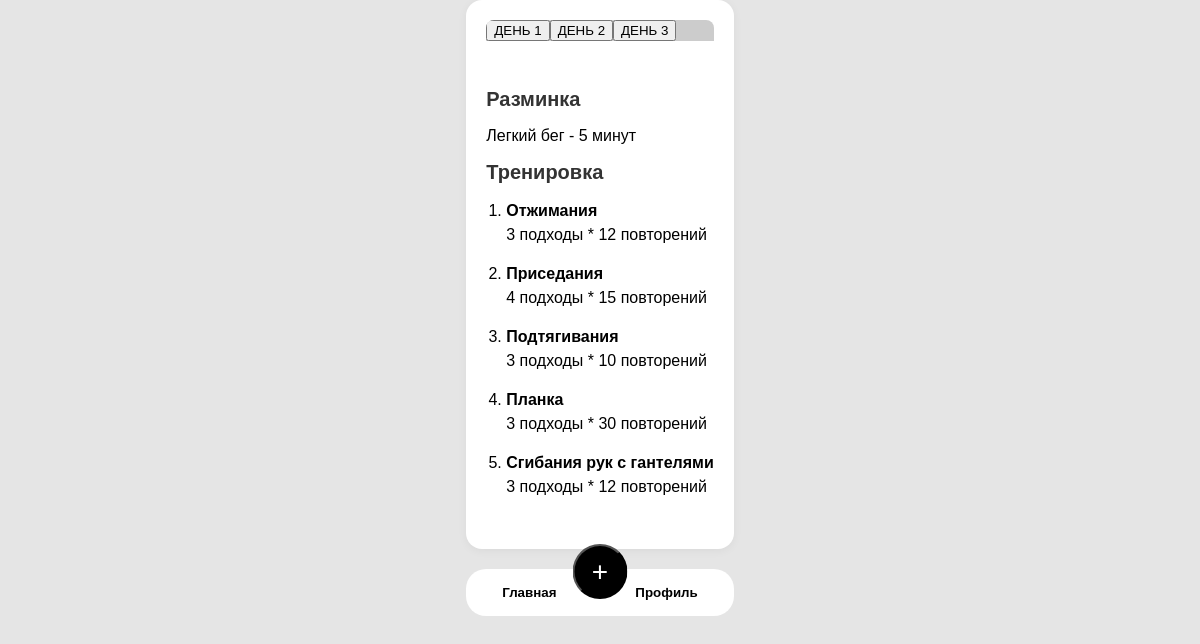
Screenshot of /train (signed in) with the database file from the repository.
### app.py (models this page shows, shortened)
class Exercise(db.Model):
    __tablename__ = 'exercises'
    id = db.Column(db.Integer, primary_key=True)
    training_id = db.Column(db.Integer, db.ForeignKey('training_days.id'),nullable=False)
    name = db.Column(db.String(200),nullable=False)
    sets = db.Column(db.Integer,nullable=False)
    reps = db.Column(db.Integer,nullable=False)
    training_day = db.relationship('TrainingDay',backref='exercises')

### app.py (the view)
@app.route('/train',methods=['GET', 'POST'])
def train():
    data_user = session['user']
    user_id = data_user['id']
    program = WeeklyProgram.query.filter_by(user_id=user_id).first()
    training_days = TrainingDay.query.filter_by(program_id=program.id).all()
    day_exercises = {}
    for day in training_days:
        exercises = Exercise.query.filter_by(training_id=day.id).all()
        day_exercises[day.day_of_week] = exercises
    pages = {'train1_': 'none', 'train2_': 'none', 'train3_': 'none'}
    def get_exercise_data(day_key, exercises_list, count=5):
        data = {}
        for i in range(count):
            if i < len(exercises_list):
                ex = exercises_list[i]
                data[f'train{i+1}'] = ex.name
                data[f'train{i+1}_count1'] = ex.sets
                data[f'train{i+1}_count2'] = ex.reps
            else:
                data[f'train{i+1}'] = "—"
                data[f'train{i+1}_count1'] = 0
                data[f'train{i+1}_count2'] = 0
        return data
    if request.method == 'POST':
        if "button_train1" in request.form:
            pages['train1_'] = 'block'
            exercises = day_exercises.get('1', [])
            extra_data = get_exercise_data('1', exercises)
            return render_template('train.html', **pages, **extra_data)
        elif "button_train2" in request.form:
            pages['train2_'] = 'block'
            exercises = day_exercises.get('2', [])
            extra_data = get_exercise_data('2', exercises)
            return render_template('train.html', **pages, **extra_data)
        elif "button_train3" in request.form:
            pages['train3_'] = 'block'
            exercises = day_exercises.get('3', [])
            extra_data = get_exercise_data('3', exercises)
            return render_template('train.html', **pages, **extra_data)
        elif "button_profile" in request.form:
            return redirect('/profile')
        elif "button_main" in request.form:
            return redirect('/training')
        elif "button_addtrain" in request.form:
            return redirect('/train')
    else:
        pages['train1_'] = 'block'
        exercises = day_exercises.get('1', [])
        extra_data = get_exercise_data('1', exercises)
        return render_template('train.html', **pages, **extra_data)

### templates/train.html (shortened to what this page needs)
<!DOCTYPE html>
<html lang="ru">
<head>
    <link rel="stylesheet" href="{{url_for('static',filename='css/train.css')}}">
</head>
<body>
    <form method="POST">
    <div class="page" id="page1" style="display: {{ train1_ }};">
        <div class="container">
            <div class="day-tabs">
                <button type="submit" name="button_train1" class="btn primary">ДЕНЬ 1</button>
                <button type="submit" name="button_train2" class="btn primary">ДЕНЬ 2</button>
                <button type="submit" name="button_train3" class="btn primary">ДЕНЬ 3</button>
            </div>
            <div class="workout-plan">
                <h2>Разминка</h2>
                <p>Легкий бег - 5 минут</p>
                <h2>Тренировка</h2>
                <ol>
                    <li>
                        <strong>{{ train1 }}</strong>
                        <br>{{ train1_count1 }} подходы * {{ train1_count2 }} повторений
                    </li>
                    <li>
                        <strong>{{ train2 }}</strong>
                        <br>{{ train2_count1 }} подходы * {{ train2_count2 }} повторений
                    </li>
                    <li>
                        <strong>{{ train3 }}</strong>
                        <br>{{ train3_count1 }} подходы * {{ train3_count2 }} повторений
                    </li>
                    <li>
                        <strong>{{ train4 }}</strong>
                        <br>{{ train4_count1 }} подходы * {{ train4_count2 }} повторений
                    </li>
                    <li>
                        <strong>{{ train5 }}</strong>
                        <br>{{ train5_count1 }} подходы * {{ train5_count2 }} повторений
                    </li>
                </ol>
            </div>
        </div>
        <div class="bottom-nav">
            <button type="submit" name="button_main" class="nav-item">
                Главная
            </button>
            <button type="submit" name="button_addtrain" class="nav-center">
                +
            </button>
            <button type="submit" name="button_profile" class="nav-item">
                Профиль
            </button>
        </div>
    </div>
</form>
</body>
</html>

### static/css/train.css (style rules this page uses)
* { box-sizing: border-box; font-family: Arial, sans-serif; }
html,body { margin: 0; background: #e5e5e5; display: flex; width: 100%; height: 100%; justify-content: center; }
.page { display: flex; flex-direction: column; min-height: 100vh; }
.container { background: white; border-radius: 16px; padding: 20px; margin-bottom: 20px; box-shadow: 0 2px 10px rgba(0,0,0,0.05); }
h1, h2 { font-weight: bold; margin-bottom: 15px; color: #333; }
h2 { font-size: 20px; }
.bottom-nav { position: relative; display: flex; justify-content: space-between; align-items: center; padding: 15px 30px; background: #ffffff; border-radius: 20px; }
.nav-item { background: transparent; border: none; color: black; cursor: pointer; font-weight: bold; }
.nav-center { position: absolute; left: 50%; top: -25px; transform: translateX(-50%); width: 55px; height: 55px; background: #000; color: #fff; border-radius: 50%; display: flex; align-items: center; justify-content: center; font-size: 28px; cursor: pointer; }
.day-tabs { display: flex; background: #ccc; border-radius: 8px 8px 0 0; overflow: hidden; margin-bottom: 15px; }
.workout-plan { padding: 15px 0; }
.workout-plan ol { list-style-type: decimal; padding-left: 20px; margin: 15px 0; }
.workout-plan li { margin-bottom: 15px; line-height: 1.5; }

### rows the page displays
Exercise: name "Отжимания"
Exercise: name "Приседания"
Exercise: name "Подтягивания"
Exercise: name "Планка"
Exercise: name "Сгибания рук с гантелями"

### other values shown
{{ train1_count1 }} "3"
{{ train1_count2 }} "12"
{{ train2_count1 }} "4"
{{ train2_count2 }} "15"
{{ train3_count1 }} "3"
{{ train3_count2 }} "10"
{{ train4_count1 }} "3"
{{ train4_count2 }} "30"
{{ train5_count1 }} "3"
{{ train5_count2 }} "12"
